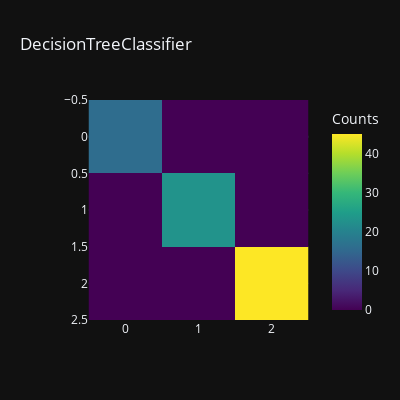

The notebook cell saved with this chart:
### Code cell
models = [dtc]
for model in models:
    model.fit(x_train, y_train)
    y_pred = model.predict(x_test)
    print(type(model).__name__,"Mean_absolute_error: ",mean_absolute_error(y_test, y_pred))
    print(type(model).__name__,"Mean_squared_error: ",mean_squared_error(y_test, y_pred))
    print(type(model).__name__,"Root_mean_squared_error: ",np.sqrt(mean_squared_error(y_test, y_pred)))
    print(type(model).__name__,"R2_score: ",r2_score(y_test, y_pred))
    print(type(model).__name__,"Classification_report: \n",classification_report(y_test, y_pred))
    

    fig=px.imshow(confusion_matrix(y_test, y_pred),color_continuous_scale="Viridis",title=type(model).__name__,
                  width=400,height=400,labels=dict(X="Predicted", Y="Actual", color="Counts"),template="plotly_dark")
    fig.show()

### Figure 1 — Plotly figure (JSON) as saved in the notebook; plotly's stock layout.template omitted (floating-point values rounded to 4 significant figures)
{"data": [{"coloraxis": "coloraxis", "hovertemplate": "x: %{x}<br>y: %{y}<br>Counts: %{z}<extra></extra>", "name": "0", "type": "heatmap", "xaxis": "x", "yaxis": "y", "z": [[16, 0, 0], [0, 23, 0], [0, 0, 45]]}], "layout": {"coloraxis": {"colorbar": {"title": {"text": "Counts"}}, "colorscale": [[0, "#440154"], [0.1111, "#482878"], [0.2222, "#3e4989"], [0.3333, "#31688e"], [0.4444, "#26828e"], [0.5556, "#1f9e89"], [0.6667, "#35b779"], [0.7778, "#6ece58"], [0.8889, "#b5de2b"], [1, "#fde725"]]}, "height": 400, "title": {"text": "DecisionTreeClassifier"}, "width": 400, "xaxis": {"anchor": "y", "constrain": "domain", "domain": [0, 1], "scaleanchor": "y"}, "yaxis": {"anchor": "x", "autorange": "reversed", "constrain": "domain", "domain": [0, 1]}}}
